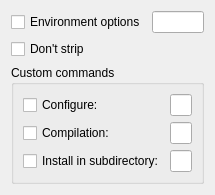
          <widget class="QWidget" name="page_8">
           <property name="geometry">
            <rect>
             <x>0</x>
             <y>0</y>
             <width>200</width>
             <height>189</height>
            </rect>
           </property>
           <attribute name="label">
            <string>Build system options</string>
           </attribute>
           <layout class="QVBoxLayout">
            <item>
             <layout class="QHBoxLayout">
              <item>
               <widget class="QCheckBox" name="envOptionsCheckBox">
                <property name="text">
                 <string>Environment options</string>
                </property>
               </widget>
              </item>
              <item>
               <widget class="QLineEdit" name="envOptionsEdit"/>
              </item>
             </layout>
            </item>
            <item>
             <widget class="QCheckBox" name="noStripCheckBox">
              <property name="text">
               <string>Don't strip</string>
              </property>
             </widget>
            </item>
            <item>
             <widget class="QGroupBox" name="customCommandsGroupBox">
              <property name="title">
               <string>Custom commands</string>
              </property>
              <layout class="QGridLayout">
               <item row="0" column="0">
                <widget class="QCheckBox" name="configureCheckBox">
                 <property name="toolTip">
                  <string>Check this if compilation requires configure script</string>
                 </property>
                 <property name="text">
                  <string>Configure:</string>
                 </property>
                </widget>
               </item>
               <item row="0" column="1">
                <widget class="QLineEdit" name="configureEdit"/>
               </item>
               <item row="1" column="0">
                <widget class="QCheckBox" name="compilationCheckBox">
                 <property name="toolTip">
                  <string>Check this if compilation requires make</string>
                 </property>
                 <property name="text">
                  <string>Compilation:</string>
                 </property>
                </widget>
               </item>
               <item row="1" column="1">
                <widget class="QLineEdit" name="compilationEdit"/>
               </item>
               <item row="2" column="0">
                <widget class="QCheckBox" name="installationCheckBox">
                 <property name="toolTip">
                  <string>Check this if compilation requires make install script</string>
                 </property>
                 <property name="text">
                  <string>Install in subdirectory:</string>
                 </property>
                </widget>
               </item>
               <item row="2" column="1">
                <widget class="QLineEdit" name="installEdit"/>
               </item>
              </layout>
             </widget>
            </item>
            <item>
             <spacer>
              <property name="orientation">
               <enum>Qt::Vertical</enum>
              </property>
              <property name="sizeHint" stdset="0">
               <size>
                <width>20</width>
                <height>141</height>
               </size>
              </property>
             </spacer>
            </item>
           </layout>
          </widget>
